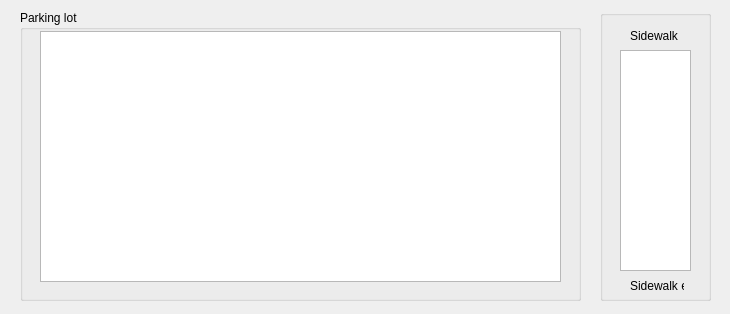
<?xml version="1.0" encoding="UTF-8"?>
<ui version="4.0">
 <class>parkingInfo</class>
 <widget class="QDialog" name="parkingInfo">
  <property name="geometry">
   <rect>
    <x>0</x>
    <y>0</y>
    <width>730</width>
    <height>314</height>
   </rect>
  </property>
  <property name="minimumSize">
   <size>
    <width>730</width>
    <height>314</height>
   </size>
  </property>
  <property name="maximumSize">
   <size>
    <width>730</width>
    <height>314</height>
   </size>
  </property>
  <property name="windowTitle">
   <string>Dialog</string>
  </property>
  <widget class="QGroupBox" name="groupBox">
   <property name="geometry">
    <rect>
     <x>20</x>
     <y>10</y>
     <width>561</width>
     <height>291</height>
    </rect>
   </property>
   <property name="title">
    <string>Parking lot</string>
   </property>
   <widget class="QTableView" name="parView">
    <property name="geometry">
     <rect>
      <x>20</x>
      <y>21</y>
      <width>521</width>
      <height>251</height>
     </rect>
    </property>
   </widget>
  </widget>
  <widget class="QGroupBox" name="groupBox_2">
   <property name="geometry">
    <rect>
     <x>600</x>
     <y>10</y>
     <width>111</width>
     <height>291</height>
    </rect>
   </property>
   <property name="title">
    <string/>
   </property>
   <widget class="QLabel" name="label">
    <property name="geometry">
     <rect>
      <x>30</x>
      <y>20</y>
      <width>54</width>
      <height>12</height>
     </rect>
    </property>
    <property name="text">
     <string>Sidewalk</string>
    </property>
   </widget>
   <widget class="QLabel" name="label_2">
    <property name="geometry">
     <rect>
      <x>30</x>
      <y>270</y>
      <width>54</width>
      <height>12</height>
     </rect>
    </property>
    <property name="text">
     <string>Sidewalk ent</string>
    </property>
   </widget>
   <widget class="QTextBrowser" name="pasView">
    <property name="geometry">
     <rect>
      <x>20</x>
      <y>40</y>
      <width>71</width>
      <height>221</height>
     </rect>
    </property>
   </widget>
  </widget>
 </widget>
 <resources/>
 <connections/>
</ui>
